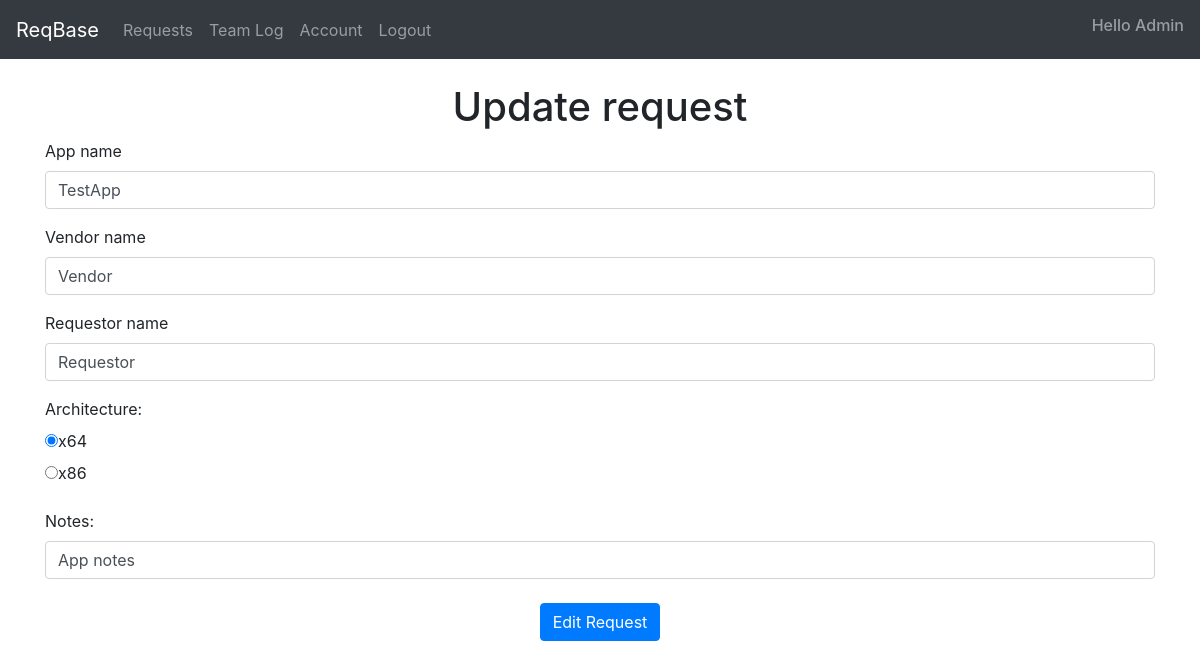
/updateReq/1 (signed in), run on the app's committed database.
### ReqBase/models.py (models this page shows)
class User(db.Model, UserMixin):
    id = db.Column(db.Integer, primary_key=True)
    email = db.Column(db.String(150), unique=True, nullable=False)
    password = db.Column(db.String(150), nullable=False)           ##Creates a User object with the shown attributes
    first_name = db.Column(db.String(150), nullable=False)
    admin = db.Column(db.Boolean(), default=True, nullable=False)
    reqs = db.relationship('Req', backref='user')
    logs = db.relationship('Log', backref='user')           ##States a relationship with Req and Log classes

class Req(db.Model):
    id = db.Column(db.Integer, primary_key=True)
    app_name = db.Column(db.String(100) , nullable=False)
    app_vendor = db.Column(db.String(100) , nullable=False)   ##Creates a Req object with the shown attributes
    req_name = db.Column(db.String(100) , nullable=False)
    arch = db.Column(db.String(5), nullable=False)
    note = db.Column(db.String(10000))
    date = db.Column(db.DateTime(timezone=True), default=func.now())
    user_id = db.Column(db.Integer, db.ForeignKey('user.id'))

### ReqBase/views.py (the view)
@views.route('/updateReq/<int:id>', methods=['GET', 'POST'] )
@login_required
def updateReq(id):
    req_to_update = Req.query.get_or_404(id)     ##Querys the database using the passed Id
    if request.method == 'POST':
        req_to_update.app_name = request.form['appName']
        req_to_update.app_vendor = request.form['appVendor']   ##Changes the attributes of the object
        req_to_update.req_name = request.form['reqName']
        req_to_update.arch = request.form['archNum']
        req_to_update.note = request.form['note']
        db.session.commit()               ##Commits the changes
        return redirect(url_for('views.requests'))
    else:
        return render_template('update_req.html', req_to_update=req_to_update, user=current_user)

### ReqBase/__init__.py (called while the page is built)
def create_app():
    app = Flask(__name__, static_url_path='', static_folder='static', template_folder='templates')
    app.config['SECRET_KEY'] = 'Obliviate'
    app.config['SQLALCHEMY_DATABASE_URI'] = f'sqlite:///{DB_NAME}'
    db.init_app(app)
    from .views import views
    from .auth import auth
    app.register_blueprint(views, url_prefix='/')   ##Blueprints the URLs
    app.register_blueprint(auth, url_prefix='/')
    from .models import User
    create_database(app)
    login_manager = LoginManager()
    login_manager.login_view= 'auth.login'  ##A library that allows the login and user functionality
    login_manager.init_app(app)
    @login_manager.user_loader
    def load_user(id):
        return db.session.get(User, int(id))
    return app

### ReqBase/templates/update_req.html
{% extends "navbar.html" %} {% block title %}Update request{% endblock %}
{% block content %}
<br />
<h1 align="center">Update request</h1>
<form action=/updateReq/{{req_to_update.id}} method="POST" onsubmit="return confirm('Press okay if the details of the request are correct.');">
    <div class="form-group">
        <label for="appName">App name</label>
        <input
        type="text"
        class="form-control"
        id="appName"
        name="appName"
        value="{{ req_to_update.app_name }}"
        placeholder="Enter app name">
    </div>
    <div class="form-group">
        <label for="vendorName">Vendor name</label>
        <input
        type="text"
        class="form-control"
        id="appVendor"
        name="appVendor"
        value="{{ req_to_update.app_vendor }}"
        placeholder="Enter vendor name">
    </div>
    <div class="form-group">
        <label for="reqName">Requestor name</label>
        <input
        type="text"
        class="form-control"
        id="reqName"
        name="reqName"
        value="{{ req_to_update.req_name }}"
        placeholder="Enter requestor name">
    </div>
    <div class="form-group">
        <label for="arch">Architecture: </label>
        <br />
        {% if req_to_update.arch == "x64" %}
        <label class="radio-inline" for="x64"><input type="radio" id="x64" name="archNum" value="x64" checked>x64</label>
        <br />
        <label class="radio-inline" for="x86"><input type="radio" id="x86" name="archNum" value="x86" >x86</label>
        <br />
        {% else %}
        <label class="radio-inline" for="x64"><input type="radio" id="x64" name="archNum" value="x64" >x64</label>
        <br />
        <label class="radio-inline" for="x86"><input type="radio" id="x86" name="archNum" value="x86" checked>x86</label>
        <br />
        {% endif %}
    </div>
    <label for="note">Notes: </label>
    <input
    name="note"
    id="note"
    class="form-control"
    value="{{ req_to_update.note }}"
    placeholder="Additional info"
    ></input>
    <br />
    <div align="center">
        <button type="submit" class="btn btn-primary">Edit Request</button>
    </div>
</form>
<br />
{% endblock %}

### ReqBase/templates/navbar.html (shortened to what this page needs)
<!DOCTYPE html>
<html>
    <head>
        <link
      rel="stylesheet"
      href="https://stackpath.bootstrapcdn.com/bootstrap/4.4.1/css/bootstrap.min.css"
    />
    <link
      rel="stylesheet"
      href="https://stackpath.bootstrapcdn.com/font-awesome/4.7.0/css/font-awesome.min.css"
    />
    </head>
    <body>
        <nav class="navbar navbar-expand-lg navbar-dark bg-dark">
            <div class="collapse navbar-collapse" id="navbar">
                <div class="navbar-nav">
                    {% if user.is_authenticated %}
                    <a class="navbar-brand">ReqBase</a>
                    <a class="nav-item nav-link" id="requests" href="/">Requests</a>
                    <a class="nav-item nav-link" id="teamLog" href="/teamLog">Team Log</a>
                    <a class="nav-item nav-link" id="account" href="/account">Account</a>
                    <a class="nav-item nav-link" id="logout" href="/logout" onclick="return confirm('Are you sure you wish to log out?')">Logout</a>
                    {% else %}
                    <a class="nav-item nav-link" id="login" href="/login">Login</a>
                    <a class="nav-item nav-link" id="signUp" href="/sign-up">Sign up</a>
                    {% endif %}
                </div>
              </div>
            <div class="nav navbar-nav navbar-right">
              {% if user.is_authenticated %}
              <h6 class="navbar-text">Hello {{ user.first_name }}</h6>
              {% endif %}
            </div>
        </nav>
        <div class="container">
            {% block content %}
            {% endblock %}
        </div>
    </body>
</html>

### data on the page
User: first_name "Admin"
Req: appName "TestApp", appVendor "Vendor", reqName "Requestor", note "App notes"
